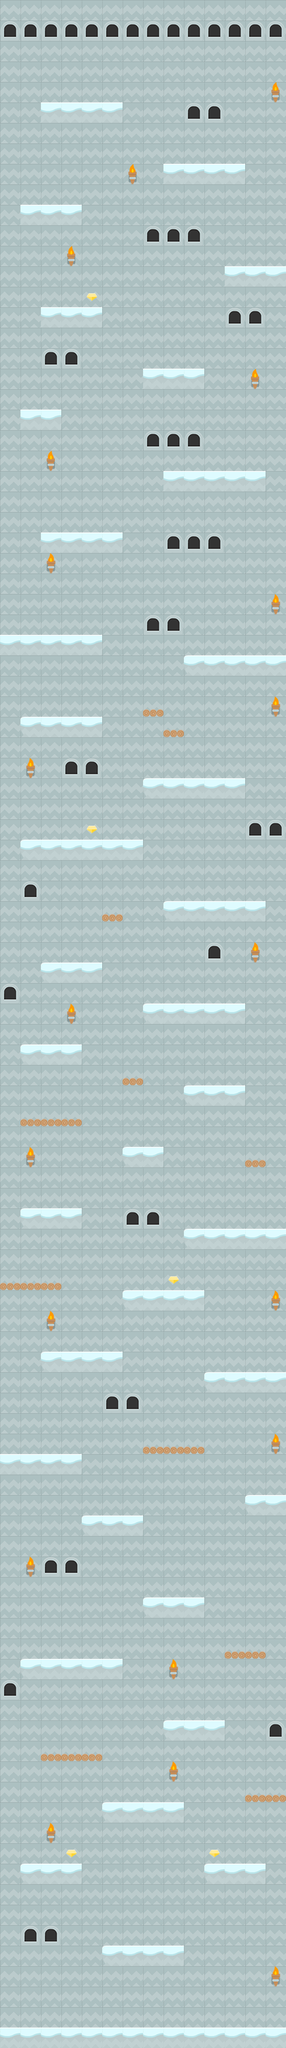

Tiled map render using the project's own tile images. Description and the map definition, with tile-layer contents summarised, below:
An orthogonal 14x100 tile map with 32x32 px tiles, 6 tile layers (bg, bg_items, spikes, platforms, ...), 11 tilesets and 52 objects.

<map version="1.0" tiledversion="1.1.4" orientation="orthogonal" renderorder="right-down" width="14" height="100" tilewidth="32" tileheight="32" infinite="0" nextobjectid="103">
 <tileset firstgid="1" source="stoneCenter.tsx" />
 <tileset firstgid="2" source="snowMid.tsx" />
 <tileset firstgid="3" source="spikes.tsx" />
 <tileset firstgid="4" source="snowCliffLeft.tsx" />
 <tileset firstgid="5" source="snowCliffRight.tsx" />
 <tileset firstgid="6" source="coinGold.tsx" />
 <tileset firstgid="7" source="bridgeLogs.tsx" />
 <tileset firstgid="8" source="tochLit.tsx" />
 <tileset firstgid="9" source="window.tsx" />
 <tileset firstgid="10" source="gemYellow.tsx" />
 <tileset firstgid="11" source="tochLit2.tsx" />
 <layer name="bg" width="14" height="100">
  <data>[1400 cells, 1400 non-empty, 1 distinct tile ids]</data>
 </layer>
 <layer name="bg_items" width="14" height="100">
  <data>[1400 cells, 68 non-empty, 3 distinct tile ids]</data>
 </layer>
 <layer name="spikes" width="14" height="100">
  <data>[1400 cells, 0 non-empty, 0 distinct tile ids]</data>
 </layer>
 <layer name="platforms" width="14" height="100">
  <data>[1400 cells, 145 non-empty, 3 distinct tile ids]</data>
 </layer>
 <layer name="logPlatforms" width="14" height="100">
  <data>[1400 cells, 21 non-empty, 1 distinct tile ids]</data>
 </layer>
 <layer name="jumpPower" width="14" height="100">
  <data>[1400 cells, 5 non-empty, 1 distinct tile ids]</data>
 </layer>
 <objectgroup name="platformsHitbox">
  <object id="4" x="0" y="3168" width="448" height="32" />
  <object id="6" x="160" y="3040" width="128" height="32" />
  <object id="7" x="32" y="2912" width="96" height="32" />
  <object id="8" x="320" y="2912" width="96" height="32" />
  <object id="9" x="160" y="2816" width="128" height="32" />
  <object id="10" x="256" y="2688" width="96" height="32" />
  <object id="11" x="32" y="2592" width="160" height="32" />
  <object id="12" x="224" y="2496" width="96" height="32" />
  <object id="13" x="128" y="2368" width="96" height="32" />
  <object id="14" x="384" y="2336" width="64" height="32" />
  <object id="16" x="0" y="2272" width="128" height="32" />
  <object id="17" x="64" y="2112" width="128" height="32" />
  <object id="19" x="320" y="2144" width="128" height="32" />
  <object id="20" x="192" y="2016" width="128" height="32" />
  <object id="21" x="288" y="1920" width="160" height="32" />
  <object id="22" x="32" y="1888" width="96" height="32" />
  <object id="23" x="192" y="1792" width="64" height="32" />
  <object id="25" x="288" y="1696" width="96" height="32" />
  <object id="26" x="32" y="1632" width="96" height="32" />
  <object id="27" x="224" y="1568" width="160" height="32" />
  <object id="28" x="64" y="1504" width="96" height="32" />
  <object id="29" x="256" y="1408" width="160" height="32" />
  <object id="30" x="32" y="1312" width="192" height="32" />
  <object id="31" x="224" y="1216" width="160" height="32" />
  <object id="32" x="32" y="1120" width="128" height="32" />
  <object id="36" x="288" y="1024" width="160" height="32" />
  <object id="37" x="0" y="992" width="160" height="32" />
  <object id="93" x="64" y="160" width="128" height="32" />
  <object id="94" x="256" y="256" width="128" height="32" />
  <object id="96" x="32" y="320" width="96" height="32" />
  <object id="97" x="352" y="416" width="96" height="32" />
  <object id="98" x="64" y="480" width="96" height="32" />
  <object id="99" x="224" y="576" width="96" height="32" />
  <object id="100" x="32" y="640" width="64" height="32" />
  <object id="101" x="256" y="736" width="160" height="32" />
  <object id="102" x="64" y="832" width="128" height="32" />
 </objectgroup>
 <objectgroup name="logPlatformsHitbox">
  <object id="38" x="384" y="2784" width="64" height="32" />
  <object id="39" x="64" y="2720" width="96" height="32" />
  <object id="40" x="352" y="2560" width="64" height="32" />
  <object id="41" x="224" y="2240" width="96" height="32" />
  <object id="42" x="0" y="1984" width="96" height="32" />
  <object id="43" x="384" y="1792" width="32" height="32" />
  <object id="44" x="32" y="1728" width="96" height="32" />
  <object id="45" x="192" y="1664" width="32" height="32" />
  <object id="46" x="160" y="1408" width="32" height="32" />
  <object id="47" x="224" y="1088" width="32" height="32" />
  <object id="48" x="256" y="1120" width="32" height="32" />
 </objectgroup>
 <objectgroup name="jumpPowerHitbox">
  <object id="88" x="128" y="1280" width="32" height="32" />
  <object id="89" x="256" y="1984" width="32" height="32" />
  <object id="90" x="96" y="2880" width="32" height="32" />
  <object id="91" x="320" y="2880" width="32" height="32" />
  <object id="92" x="128" y="448" width="32" height="32" />
 </objectgroup>
</map>